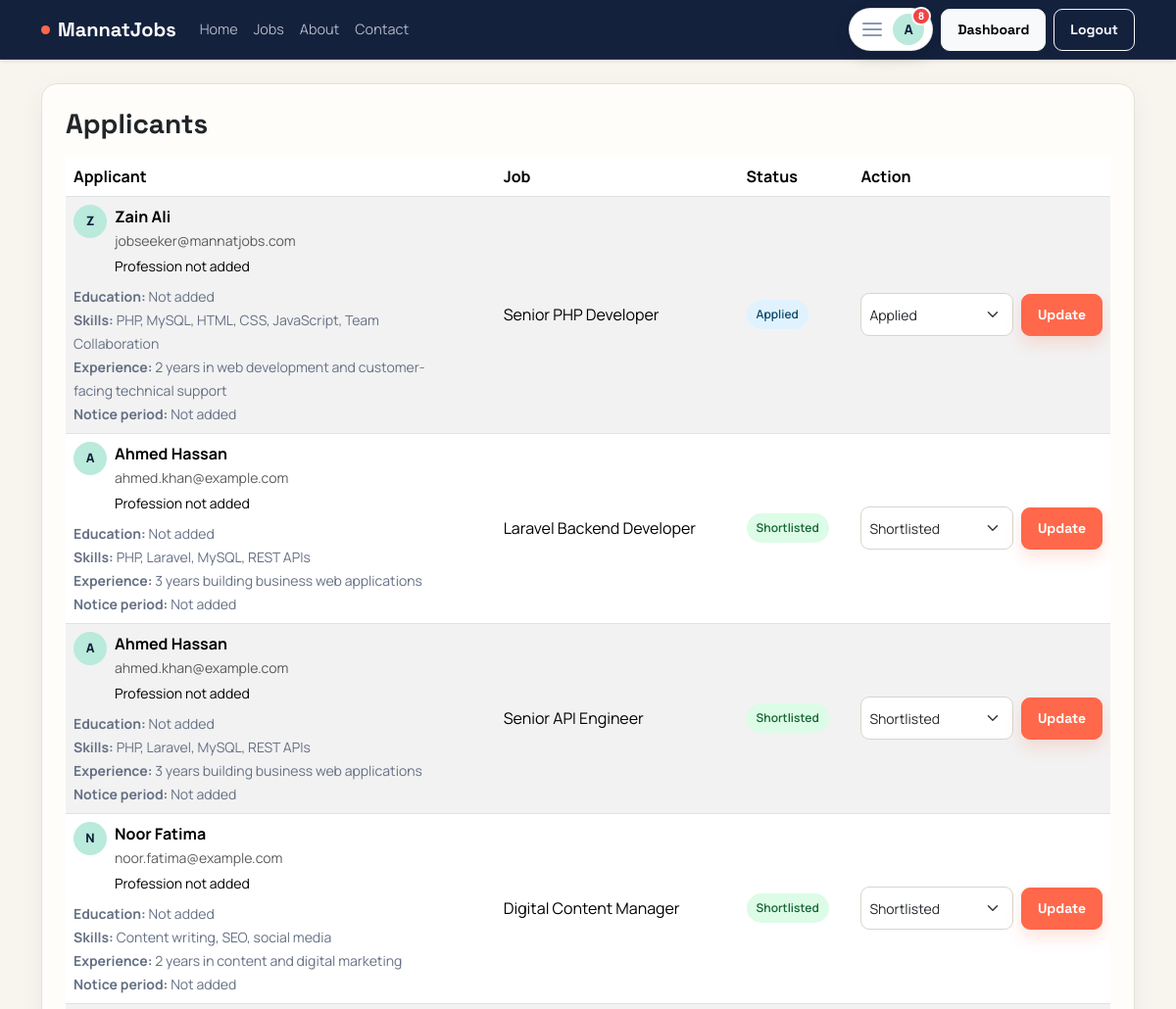
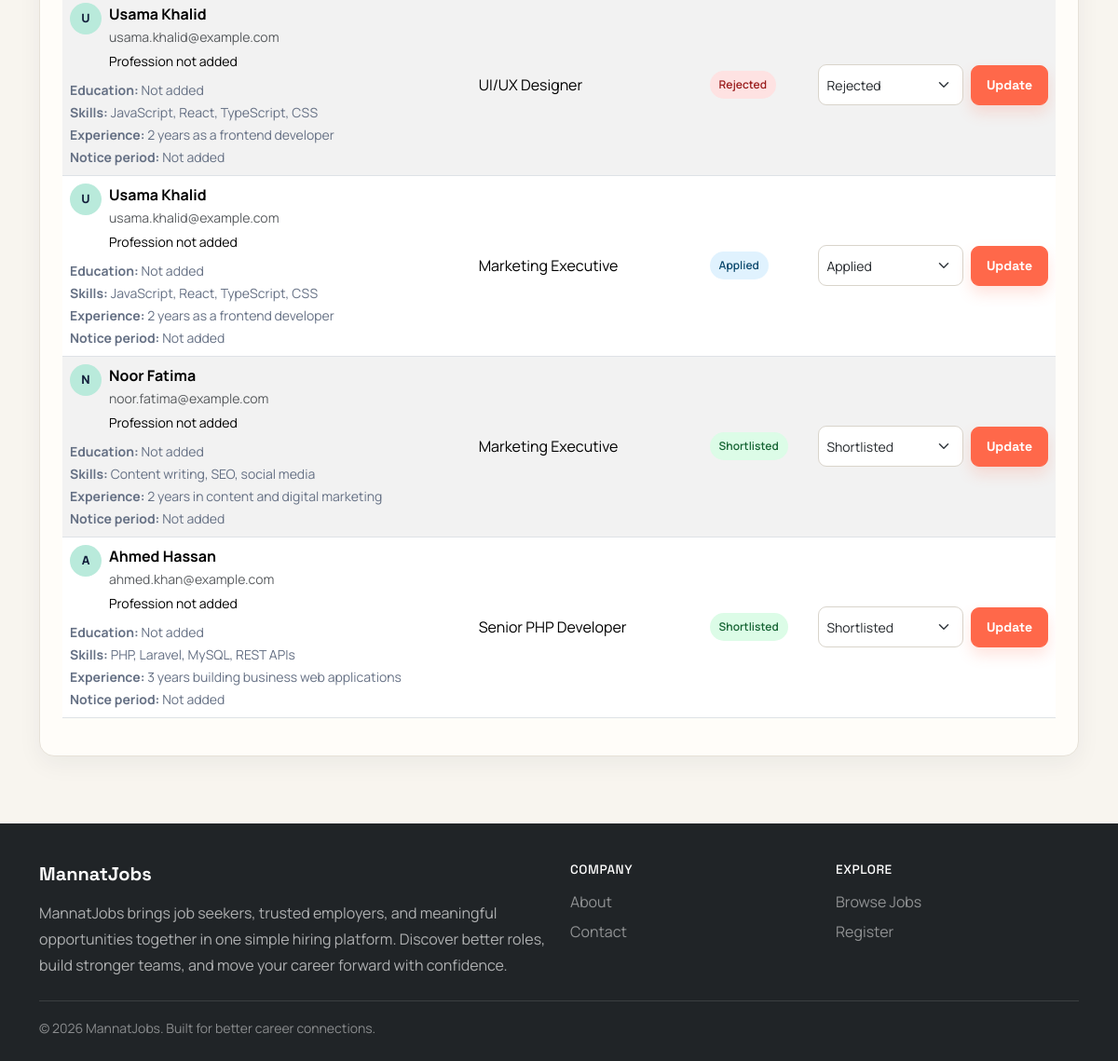
Page /employer/applicants.php (signed in) on the committed database (2 pictures, top to bottom).
### tables this page shows
CREATE TABLE applications (
    id INT UNSIGNED AUTO_INCREMENT PRIMARY KEY,
    job_id INT UNSIGNED NOT NULL,
    jobseeker_id INT UNSIGNED NOT NULL,
    resume_path VARCHAR(255) DEFAULT NULL,
    resume_data MEDIUMBLOB DEFAULT NULL,
    resume_mime VARCHAR(100) DEFAULT NULL,
    cover_letter TEXT DEFAULT NULL,
    status ENUM('applied', 'shortlisted', 'rejected', 'hired') NOT NULL DEFAULT 'applied',
    applied_at TIMESTAMP NOT NULL DEFAULT CURRENT_TIMESTAMP,
    CONSTRAINT fk_applications_job FOREIGN KEY (job_id) REFERENCES jobs(id) ON DELETE CASCADE,
    CONSTRAINT fk_applications_jobseeker FOREIGN KEY (jobseeker_id) REFERENCES users(id) ON DELETE CASCADE,
    UNIQUE KEY uq_application_once (job_id, jobseeker_id),
    INDEX idx_applications_job (job_id),
    INDEX idx_applications_jobseeker (jobseeker_id),
    INDEX idx_applications_status (status),
    INDEX idx_applications_applied_at (applied_at)
);

CREATE TABLE users (
    id INT UNSIGNED AUTO_INCREMENT PRIMARY KEY,
    name VARCHAR(150) NOT NULL,
    email VARCHAR(180) NOT NULL UNIQUE,
    password VARCHAR(255) NOT NULL,
    role ENUM('jobseeker', 'employer', 'admin') NOT NULL,
    phone VARCHAR(30) DEFAULT NULL,
    status ENUM('active', 'blocked', 'pending') NOT NULL DEFAULT 'active',
    created_at TIMESTAMP NOT NULL DEFAULT CURRENT_TIMESTAMP,
    INDEX idx_users_name (name),
    INDEX idx_users_email (email),
    INDEX idx_users_role (role),
    INDEX idx_users_status (status)
);

CREATE TABLE jobseeker_profiles (
    user_id INT UNSIGNED NOT NULL PRIMARY KEY,
    resume_path VARCHAR(255) DEFAULT NULL,
    resume_data MEDIUMBLOB DEFAULT NULL,
    resume_mime VARCHAR(100) DEFAULT NULL,
    skills TEXT DEFAULT NULL,
    experience TEXT DEFAULT NULL,
    education TEXT DEFAULT NULL,
    degree VARCHAR(150) DEFAULT NULL,
    university VARCHAR(180) DEFAULT NULL,
    stream VARCHAR(150) DEFAULT NULL,
    profession VARCHAR(150) DEFAULT NULL,
    notice_period VARCHAR(30) DEFAULT NULL,
    projects TEXT DEFAULT NULL,
    company VARCHAR(180) DEFAULT NULL,
    address VARCHAR(255) DEFAULT NULL,
    state VARCHAR(120) DEFAULT NULL,
    city VARCHAR(120) DEFAULT NULL,
    profile_photo VARCHAR(255) DEFAULT NULL,
    profile_photo_data MEDIUMBLOB DEFAULT NULL,
    profile_photo_mime VARCHAR(100) DEFAULT NULL,
    updated_at TIMESTAMP NOT NULL DEFAULT CURRENT_TIMESTAMP ON UPDATE CURRENT_TIMESTAMP,
    CONSTRAINT fk_jobseeker_user FOREIGN KEY (user_id) REFERENCES users(id) ON DELETE CASCADE
);

CREATE TABLE jobs (
    id INT UNSIGNED AUTO_INCREMENT PRIMARY KEY,
    employer_id INT UNSIGNED NOT NULL,
    category_id INT UNSIGNED NOT NULL,
    title VARCHAR(180) NOT NULL,
    description TEXT NOT NULL,
    requirements TEXT NOT NULL,
    location VARCHAR(120) NOT NULL,
    job_type ENUM('Full-time', 'Part-time', 'Remote', 'Internship') NOT NULL,
    salary_min DECIMAL(12,2) DEFAULT NULL,
    salary_max DECIMAL(12,2) DEFAULT NULL,
    experience_level VARCHAR(80) DEFAULT NULL,
    deadline DATE DEFAULT NULL,
    status ENUM('pending', 'approved', 'rejected', 'closed') NOT NULL DEFAULT 'pending',
    created_at TIMESTAMP NOT NULL DEFAULT CURRENT_TIMESTAMP,
    updated_at TIMESTAMP NOT NULL DEFAULT CURRENT_TIMESTAMP ON UPDATE CURRENT_TIMESTAMP,
    CONSTRAINT fk_jobs_employer FOREIGN KEY (employer_id) REFERENCES users(id) ON DELETE CASCADE,
    CONSTRAINT fk_jobs_category FOREIGN KEY (category_id) REFERENCES job_categories(id) ON DELETE RESTRICT,
    INDEX idx_jobs_employer (employer_id),
    INDEX idx_jobs_status (status),
    INDEX idx_jobs_location (location),
    INDEX idx_jobs_category (category_id),
    INDEX idx_jobs_title (title)
);

### includes/functions.php (called while the page is built, shortened)
<?php
function e($value)
{
    return htmlspecialchars((string)$value, ENT_QUOTES, 'UTF-8');
}
function appBasePath()
{
    static $basePath;
    if ($basePath !== null) {
        return $basePath;
    }
    $documentRoot = realpath($_SERVER['DOCUMENT_ROOT'] ?? '');
    $appRoot = realpath(__DIR__ . '/..');
    $basePath = '';
    if ($documentRoot && $appRoot) {
        $documentRoot = str_replace('\\', '/', rtrim($documentRoot, '\\/'));
        $appRoot = str_replace('\\', '/', $appRoot);
        if (str_starts_with(strtolower($appRoot), strtolower($documentRoot))) {
            $basePath = substr($appRoot, strlen($documentRoot));
        }
    }
    return rtrim($basePath, '/');
}
function url($path = '')
{
    $path = ltrim($path, '/');
    return appBasePath() . ($path === '' ? '/' : '/' . $path);
}
function userInitial($name)
{
    $name = trim((string)$name);
    return $name !== '' ? strtoupper(substr($name, 0, 1)) : '?';
}
function profileImageUrl($userId, $imageData = null, $legacyPath = null)
{
    return null;
}
function getApplicationStatusLabel($status)
{
    $labels = [
        'applied' => 'Applied',
        'shortlisted' => 'Shortlisted',
        'rejected' => 'Rejected',
        'hired' => 'Hired',
    ];
    return $labels[$status] ?? ucfirst($status);
}
function paginationData($total, $page, $perPage = 25)
{
    $perPage = max(1, (int)$perPage);
    $total = max(0, (int)$total);
    $totalPages = max(1, (int)ceil($total / $perPage));
    $page = min(max(1, (int)$page), $totalPages);
    return [
        'page' => $page,
        'per_page' => $perPage,
        'total' => $total,
        'total_pages' => $totalPages,
        'offset' => ($page - 1) * $perPage,
    ];
}
function preparedQuery($conn, $sql, $types = '', $params = [])
{
    $stmt = $conn->prepare($sql);
    if ($types !== '' && $params) {
        $references = [];
        foreach ($params as $key => $value) {
            $references[$key] = &$params[$key];
        }
        array_unshift($references, $types);
        call_user_func_array([$stmt, 'bind_param'], $references);
    }
    if (!$stmt->execute()) {
        return false;
    }
    return $stmt->get_result();
}

### employer/applicants.php (the view, shortened to what this page needs)
<?php
require_once __DIR__ . '/../includes/db.php';
require_once __DIR__ . '/../includes/functions.php';
$employerId = (int)$_SESSION['user_id'];
$applicationTotal = preparedQuery($conn, 'SELECT COUNT(*) AS total FROM applications a INNER JOIN jobs j ON j.id = a.job_id WHERE j.employer_id = ?', 'i', [$employerId])->fetch_assoc();
$pagination = paginationData($applicationTotal['total'] ?? 0, (int)($_GET['page'] ?? 1));
$applications = preparedQuery($conn, 'SELECT a.*, j.title AS job_title, u.name AS candidate_name, u.email AS candidate_email, p.skills, p.experience, p.degree, p.university, p.profession, p.notice_period, p.profile_photo, p.profile_photo_data FROM applications a INNER JOIN jobs j ON j.id = a.job_id INNER JOIN users u ON u.id = a.jobseeker_id LEFT JOIN jobseeker_profiles p ON p.user_id = a.jobseeker_id WHERE j.employer_id = ? ORDER BY a.applied_at DESC LIMIT ? OFFSET ?', 'iii', [$employerId, $pagination['per_page'], $pagination['offset']]);
include __DIR__ . '/../includes/header.php';
?>
<div class="card p-4">
    <h3 class="fw-bold mb-3">Applicants</h3>
    <?php if ($applications->num_rows > 0): ?>
        <div class="table-responsive">
            <table class="table table-striped align-middle">
                <thead>
                    <tr>
                        <th>Applicant</th>
                        <th>Job</th>
                        <th>Status</th>
                        <th>Action</th>
                    </tr>
                </thead>
                <tbody>
                    <?php while ($app = $applications->fetch_assoc()): ?>
                        <tr>
                            <td>
                                <div class="d-flex align-items-start gap-2">
                                    <?php $applicantPhoto = profileImageUrl($app['jobseeker_id'], $app['profile_photo_data'] ?? null, $app['profile_photo'] ?? null); ?>
                                    <?php if ($applicantPhoto): ?><img src="<?php echo e($applicantPhoto); ?>" class="profile-avatar-tiny" alt="<?php echo e($app['candidate_name']); ?>">
                                    <?php else: ?><span class="profile-avatar-tiny account-initial" aria-hidden="true"><?php echo e(userInitial($app['candidate_name'])); ?></span><?php endif; ?>
                                    <div><strong><?php echo e($app['candidate_name']); ?></strong><br><small class="text-muted"><?php echo e($app['candidate_email']); ?></small>
                                    <small class="d-block mt-1"><?php echo e($app['profession'] ?: 'Profession not added'); ?></small></div>
                                </div>
                                <div class="applicant-details mt-2"><small><strong>Education:</strong> <?php echo e(trim(($app['degree'] ?? '') . ' - ' . ($app['university'] ?? ''), ' -') ?: 'Not added'); ?></small><br><small><strong>Skills:</strong> <?php echo e($app['skills'] ?: 'Not added'); ?></small><br><small><strong>Experience:</strong> <?php echo e($app['experience'] ?: 'Not added'); ?></small><br><small><strong>Notice period:</strong> <?php echo e($app['notice_period'] ?: 'Not added'); ?></small></div>
                            </td>
                            <td><?php echo e($app['job_title']); ?></td>
                            <td><span class="status-pill status-<?php echo e($app['status']); ?>"><?php echo e(getApplicationStatusLabel($app['status'])); ?></span></td>
                            <td>
                                <form method="POST" action="<?php echo e(url('employer/applicants.php')); ?>" class="d-flex gap-2 align-items-center">
                                    <select class="form-select form-select-sm" name="status">
                                        <option value="applied" <?php echo $app['status'] === 'applied' ? 'selected' : ''; ?>>Applied</option>
                                        <option value="shortlisted" <?php echo $app['status'] === 'shortlisted' ? 'selected' : ''; ?>>Shortlisted</option>
                                        <option value="rejected" <?php echo $app['status'] === 'rejected' ? 'selected' : ''; ?>>Rejected</option>
                                    </select>
                                    <button type="submit" class="btn btn-sm btn-primary">Update</button>
                                </form>
                            </td>
                        </tr>
                    <?php endwhile; ?>
                </tbody>
            </table>
        </div>
    <?php else: ?>
        <div class="empty-state">
            <p class="mb-0 text-muted">No applications received yet.</p>
        </div>
    <?php endif; ?>
</div>
<?php include __DIR__ . '/../includes/footer.php'; ?>

### assets/css/style.css (style rules this page uses)
:root { --primary: #ff684a; --primary-dark: #d94a31; --secondary: #14213d; --ink: #172033; --paper: #f8f5ef; --mint: #b9eadb; --muted: #657084; --success: #20866b; --danger: #c94848; --warning: #d28a22; --border: #e6e1d8; --shadow: 0 18px 50px rgba(20, 33, 61, 0.09); }
* { scrollbar-color: #b9b1a5 var(--paper); }
body { font-family: 'Manrope', sans-serif; background: var(--paper); color: var(--ink); min-width: 320px; min-height: 100vh; display: flex; flex-direction: column; }
h1, h2, h3, h4, h5, h6, .navbar-brand, .btn { font-family: 'Space Grotesk', sans-serif; }
h1, h2, h3, h4, h5, h6 { letter-spacing: 0; }
.account-avatar, .profile-avatar-small, .profile-avatar-tiny, .profile-avatar-large { display: inline-flex; align-items: center; justify-content: center; flex: 0 0 auto; overflow: hidden; object-fit: cover; background: var(--mint); color: var(--secondary); font-weight: 800; }
.profile-avatar-tiny { width: 34px; height: 34px; border-radius: 50%; font-size: 0.8rem; }
.applicant-details { max-width: 360px; color: var(--muted); }
.card, .stat-box, .dashboard-sidebar { border: 1px solid var(--border); border-radius: 16px; box-shadow: 0 8px 26px rgba(20, 33, 61, 0.055); background: #fffdf9; }
.card { transition: box-shadow 180ms ease, transform 180ms ease; }
.status-pill { display: inline-block; padding: 6px 10px; border-radius: 999px; font-size: 0.75rem; font-weight: 600; }
.status-applied { background: #e0f2fe; color: #0c4a6e; }
.status-shortlisted { background: #dcfce7; color: #166534; }
.status-rejected { background: #fee2e2; color: #991b1b; }
.form-control, .form-select, .form-check-input { border-radius: 9px; border-color: #d9d4cb; min-height: 44px; }
.btn { border-radius: 9px; font-weight: 700; padding: 10px 16px; transition: transform 160ms ease, box-shadow 160ms ease, background 160ms ease; }
.btn-primary { --bs-btn-bg: var(--primary); --bs-btn-border-color: var(--primary); --bs-btn-hover-bg: var(--primary-dark); --bs-btn-hover-border-color: var(--primary-dark); box-shadow: 0 8px 16px rgba(255, 104, 74, 0.18); }

### rows in the picture
applications: jobseeker.name "Z", jobseeker.name "Zain Ali", jobseeker.email "jobseeker@mannatjobs.com", jobseeker_profiles.profession "Profession not added", jobseeker_profiles.degree+university "Not added", jobseeker_profiles.skills "PHP, MySQL, HTML, CSS, JavaScript, Team Collaboration", jobseeker_profiles.experience "2 years in web development and customer-facing technical support", jobseeker_profiles.notice_period "Not added", job.title "Senior PHP Developer", status "Applied"
applications: jobseeker.name "A", jobseeker.name "Ahmed Hassan", jobseeker.email "ahmed.khan@example.com", jobseeker_profiles.profession "Profession not added", jobseeker_profiles.degree+university "Not added", jobseeker_profiles.skills "PHP, Laravel, MySQL, REST APIs", jobseeker_profiles.experience "3 years building business web applications", jobseeker_profiles.notice_period "Not added", job.title "Laravel Backend Developer", status "Shortlisted"
applications: jobseeker.name "A", jobseeker.name "Ahmed Hassan", jobseeker.email "ahmed.khan@example.com", jobseeker_profiles.profession "Profession not added", jobseeker_profiles.degree+university "Not added", jobseeker_profiles.skills "PHP, Laravel, MySQL, REST APIs", jobseeker_profiles.experience "3 years building business web applications", jobseeker_profiles.notice_period "Not added", job.title "Senior API Engineer", status "Shortlisted"
applications: jobseeker.name "N", jobseeker.name "Noor Fatima", jobseeker.email "noor.fatima@example.com", jobseeker_profiles.profession "Profession not added", jobseeker_profiles.degree+university "Not added", jobseeker_profiles.skills "Content writing, SEO, social media", jobseeker_profiles.experience "2 years in content and digital marketing", jobseeker_profiles.notice_period "Not added", job.title "Digital Content Manager", status "Shortlisted"
applications: jobseeker.name "U", jobseeker.name "Usama Khalid", jobseeker.email "usama.khalid@example.com", jobseeker_profiles.profession "Profession not added", jobseeker_profiles.degree+university "Not added", jobseeker_profiles.skills "JavaScript, React, TypeScript, CSS", jobseeker_profiles.experience "2 years as a frontend developer", jobseeker_profiles.notice_period "Not added", job.title "UI/UX Designer", status "Rejected"
applications: jobseeker.name "U", jobseeker.name "Usama Khalid", jobseeker.email "usama.khalid@example.com", jobseeker_profiles.profession "Profession not added", jobseeker_profiles.degree+university "Not added", jobseeker_profiles.skills "JavaScript, React, TypeScript, CSS", jobseeker_profiles.experience "2 years as a frontend developer", jobseeker_profiles.notice_period "Not added", job.title "Marketing Executive", status "Applied"
applications: jobseeker.name "N", jobseeker.name "Noor Fatima", jobseeker.email "noor.fatima@example.com", jobseeker_profiles.profession "Profession not added", jobseeker_profiles.degree+university "Not added", jobseeker_profiles.skills "Content writing, SEO, social media", jobseeker_profiles.experience "2 years in content and digital marketing", jobseeker_profiles.notice_period "Not added", job.title "Marketing Executive", status "Shortlisted"
applications: jobseeker.name "A", jobseeker.name "Ahmed Hassan", jobseeker.email "ahmed.khan@example.com", jobseeker_profiles.profession "Profession not added", jobseeker_profiles.degree+university "Not added", jobseeker_profiles.skills "PHP, Laravel, MySQL, REST APIs", jobseeker_profiles.experience "3 years building business web applications", jobseeker_profiles.notice_period "Not added", job.title "Senior PHP Developer", status "Shortlisted"

### other values in the picture
userInitial($user) "A"
$accountCount "8"
